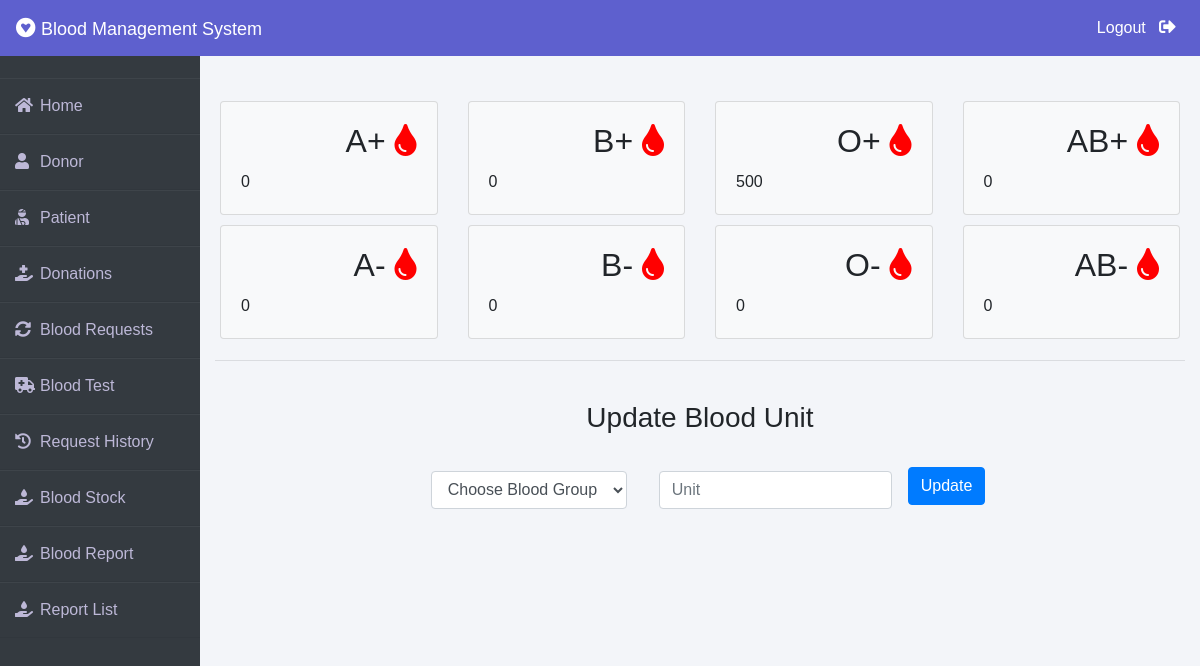
Screenshot of /admin-blood (signed in) with the database file from the repository.
### blood/models.py (models this page shows, shortened)
class Stock(models.Model):
    bloodgroup=models.CharField(max_length=10)
    unit=models.PositiveIntegerField(default=0)

### blood/views.py (the view, shortened to what this page needs)
# urls.py: path('admin-blood', views.admin_blood_view,name='admin-blood'),
@login_required(login_url='adminlogin')
def admin_blood_view(request):
    dict={
        'bloodForm':forms.BloodForm(),
        'A1':models.Stock.objects.get(bloodgroup="A+"),
        'A2':models.Stock.objects.get(bloodgroup="A-"),
        'B1':models.Stock.objects.get(bloodgroup="B+"),
        'B2':models.Stock.objects.get(bloodgroup="B-"),
        'AB1':models.Stock.objects.get(bloodgroup="AB+"),
        'AB2':models.Stock.objects.get(bloodgroup="AB-"),
        'O1':models.Stock.objects.get(bloodgroup="O+"),
        'O2':models.Stock.objects.get(bloodgroup="O-"),
    }
    return render(request,'blood/admin_blood.html',context=dict)

### blood/forms.py
class BloodForm(forms.ModelForm):
    class Meta:
        model=models.Stock
        fields=['bloodgroup','unit']

### templates/blood/admin_blood.html (shortened to what this page needs)
{% extends 'blood/adminbase.html' %}
{% block content %}
{% load widget_tweaks %}
<br><br>
<div class="container">
    <div class="row">
      <div class="col-sm-3">
        <div class="card bg-light">
          <div class="card-body">
              <div class="blood">
                  <h2>A+ <i class="fas fa-tint"></i></h2>
              </div><br><br>
              <div>
                  {{A1.unit}}
              </div>
          </div>
        </div>
      </div>
      <div class="col-sm-3">
          <div class="card bg-light">
              <div class="card-body">
                  <div class="blood">
                      <h2>B+ <i class="fas fa-tint"></i></h2>
                  </div><br><br>
                  <div>
                    {{B1.unit}}
                  </div>
              </div>
            </div>
      </div>
      <div class="col-sm-3">
          <div class="card bg-light">
              <div class="card-body">
                  <div class="blood">
                      <h2>O+ <i class="fas fa-tint"></i></h2>
                  </div><br><br>
                  <div>
                    {{O1.unit}}
                  </div>
              </div>
            </div>
        </div>
        <div class="col-sm-3">
          <div class="card bg-light">
              <div class="card-body">
                  <div class="blood">
                      <h2>AB+ <i class="fas fa-tint"></i></h2>
                  </div><br><br>
                  <div>
                    {{AB1.unit}}
                  </div>
              </div>
            </div>
        </div>
    </div>
    <div class="row">
      <div class="col-sm-3">
        <div class="card bg-light">
          <div class="card-body">
              <div class="blood">
                  <h2>A- <i class="fas fa-tint"></i></h2>
              </div><br><br>
              <div>
                {{A2.unit}}
              </div>
          </div>
        </div>
      </div>
      <div class="col-sm-3">
          <div class="card bg-light">
              <div class="card-body">
                  <div class="blood">
                      <h2>B- <i class="fas fa-tint"></i></h2>
                  </div><br><br>
                  <div>
                    {{B2.unit}}
                  </div>
              </div>
            </div>
      </div>
      <div class="col-sm-3">
          <div class="card bg-light">
              <div class="card-body">
                  <div class="blood">
                      <h2>O- <i class="fas fa-tint"></i></h2>
                  </div><br><br>
                  <div>
                    {{O2.unit}}
                  </div>
              </div>
            </div>
        </div>
        <div class="col-sm-3">
          <div class="card bg-light">
              <div class="card-body">
                  <div class="blood">
                      <h2>AB- <i class="fas fa-tint"></i></h2>
                  </div><br><br>
                  <div>
                    {{AB2.unit}}
                  </div>
              </div>
            </div>
        </div>
    </div>
<hr>
<br>
<h3 class="text-center">Update Blood Unit</h3><br>
<div class="xyz">
    <form class="form-inline" method="POST">
        <div class="form-group mx-sm-3 mb-6">
            <select name="bloodgroup" class="form-control">
                <option disabled="disabled" selected="selected">Choose Blood Group</option>
            </select>
          </div>
        <div class="form-group mx-sm-3 mb-6">
          <input type="number" class="form-control" name="unit" placeholder="Unit">
        </div>
        <button type="submit" class="btn btn-primary mb-2">Update</button>
      </form>
</div>
</div>
{% endblock content %}

### templates/blood/adminbase.html (style rules this page uses)
.row { padding: 5px; }
.fa-tint { color: red; }
.blood { float: right; }
.xyz { color: blue; font-size: 3ex; }
* { margin: 0; padding: 0; box-sizing: border-box; list-style: none; text-decoration: none; font-family: 'Josefin Sans', sans-serif; }
body { background-color: #f3f5f9; }

### templates/blood/admin_blood.html (style rules this page uses)
.xyz { display: table; margin-right: auto; margin-left: auto; }

### rows the page displays
Stock: unit "0"
Stock: unit "0"
Stock: unit "500"
Stock: unit "0"
Stock: unit "0"
Stock: unit "0"
Stock: unit "0"
Stock: unit "0"
